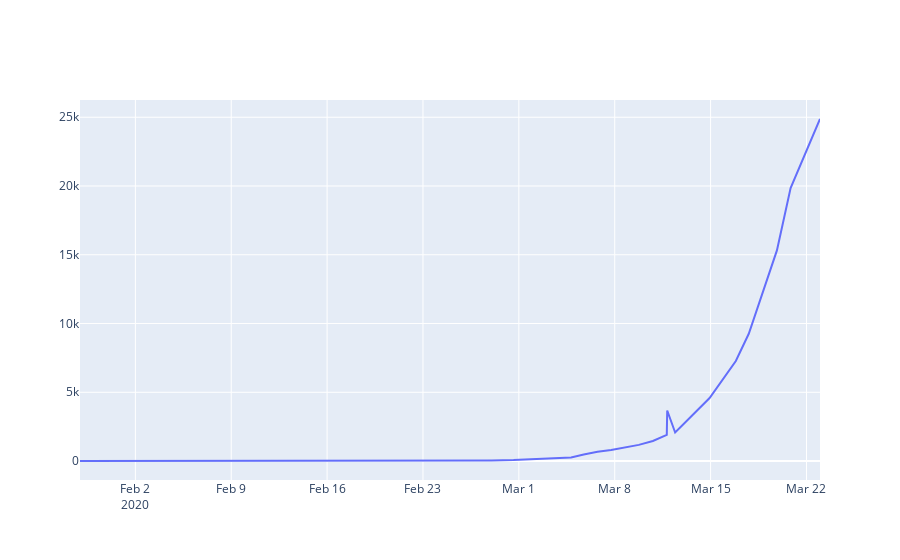

Notebook source saved alongside this figure:
### Code cell
fig = go.Figure(data=go.Scatter(x=dfGer['Last Update'], y=dfGer['Confirmed'])) #only german Data
fig.show()
